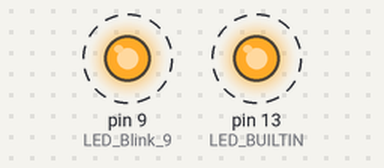
Recording of a sketch running on a simulated Arduino Uno, built with avr-gcc and run on an emulated ATmega328P. Shown: output pins drawn as LEDs (lit = HIGH). Dashed ring = blinking.

Above: at 0.2 s.
Timing chart, 0 to 4.6 s (numbered marks = the images above):
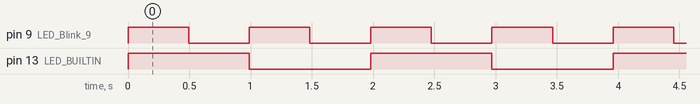

Measured:
- by itself, pin 9 (LED_Blink_9): alternates HIGH for 0.50 s and LOW for 0.50 s
- by itself, pin 13 (LED_BUILTIN): alternates HIGH for 0.99 s and LOW for 0.99 s
- by itself, everything shown: repeats every 2.0 s, in 6 steps

The sketch:

RTOS.ino
```cpp
#include <Arduino_FreeRTOS.h>

void LED_Blink(void *pvParameters);
void LED_Blink_9(void *pvParameters);

void setup() {
  xTaskCreate(LED_Blink_13, "Blink13", 128, NULL, 2, NULL);
  xTaskCreate(LED_Blink_9, "Blink9", 128, NULL, 2, NULL);

  vTaskStartScheduler();
}

void loop() {
  // Not used
}

void LED_Blink_13(void *pvParameters) {
  pinMode(13, OUTPUT);

  while(true) {
    digitalWrite(LED_BUILTIN, HIGH);
    vTaskDelay(pdMS_TO_TICKS(1000));
    digitalWrite(LED_BUILTIN, LOW);
    vTaskDelay(pdMS_TO_TICKS(1000));
  }
}

void LED_Blink_9(void *pvParameters) {
  pinMode(9, OUTPUT);

  while(true) {
    digitalWrite(9, HIGH);
    vTaskDelay(pdMS_TO_TICKS(500)); // Pisca mais rápido
    digitalWrite(9, LOW);
    vTaskDelay(pdMS_TO_TICKS(500));
  }
}
```
